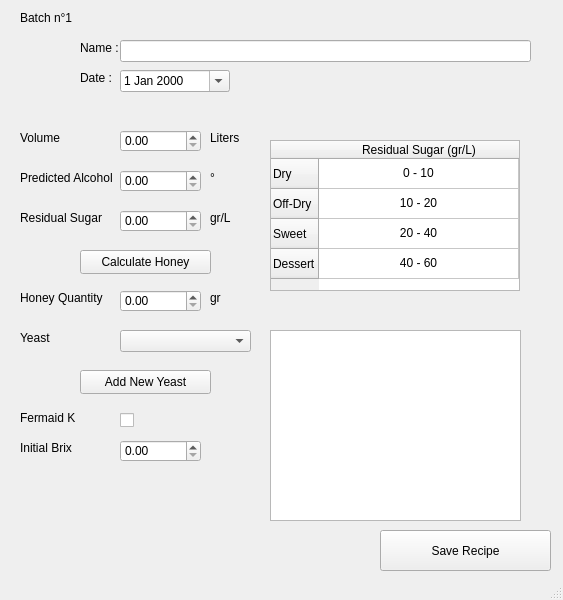
<?xml version="1.0" encoding="UTF-8"?>
<ui version="4.0">
 <class>NewRecipeWindow</class>
 <widget class="QMainWindow" name="NewRecipeWindow">
  <property name="geometry">
   <rect>
    <x>0</x>
    <y>0</y>
    <width>563</width>
    <height>600</height>
   </rect>
  </property>
  <property name="windowTitle">
   <string>New Recipe</string>
  </property>
  <property name="windowIcon">
   <iconset>
    <normaloff>../Resources/meadappico_Uh1_icon.ico</normaloff>../Resources/meadappico_Uh1_icon.ico</iconset>
  </property>
  <widget class="QWidget" name="centralwidget">
   <widget class="QLabel" name="batch_label">
    <property name="geometry">
     <rect>
      <x>20</x>
      <y>10</y>
      <width>71</width>
      <height>16</height>
     </rect>
    </property>
    <property name="text">
     <string>Batch n°1</string>
    </property>
   </widget>
   <widget class="QLabel" name="label_2">
    <property name="geometry">
     <rect>
      <x>80</x>
      <y>40</y>
      <width>49</width>
      <height>16</height>
     </rect>
    </property>
    <property name="text">
     <string>Name :</string>
    </property>
   </widget>
   <widget class="QLabel" name="label_3">
    <property name="geometry">
     <rect>
      <x>80</x>
      <y>70</y>
      <width>49</width>
      <height>16</height>
     </rect>
    </property>
    <property name="text">
     <string>Date :</string>
    </property>
   </widget>
   <widget class="QDateEdit" name="date_box">
    <property name="geometry">
     <rect>
      <x>120</x>
      <y>70</y>
      <width>110</width>
      <height>22</height>
     </rect>
    </property>
    <property name="calendarPopup">
     <bool>true</bool>
    </property>
   </widget>
   <widget class="QLabel" name="label_4">
    <property name="geometry">
     <rect>
      <x>20</x>
      <y>130</y>
      <width>49</width>
      <height>16</height>
     </rect>
    </property>
    <property name="text">
     <string>Volume</string>
    </property>
   </widget>
   <widget class="QDoubleSpinBox" name="volume_box">
    <property name="geometry">
     <rect>
      <x>120</x>
      <y>130</y>
      <width>81</width>
      <height>22</height>
     </rect>
    </property>
    <property name="maximum">
     <double>10000000.000000000000000</double>
    </property>
   </widget>
   <widget class="QLabel" name="label_5">
    <property name="geometry">
     <rect>
      <x>210</x>
      <y>130</y>
      <width>49</width>
      <height>16</height>
     </rect>
    </property>
    <property name="text">
     <string>Liters</string>
    </property>
   </widget>
   <widget class="QLabel" name="label_6">
    <property name="geometry">
     <rect>
      <x>210</x>
      <y>170</y>
      <width>49</width>
      <height>16</height>
     </rect>
    </property>
    <property name="text">
     <string>°</string>
    </property>
   </widget>
   <widget class="QDoubleSpinBox" name="alcohol_box">
    <property name="geometry">
     <rect>
      <x>120</x>
      <y>170</y>
      <width>81</width>
      <height>22</height>
     </rect>
    </property>
   </widget>
   <widget class="QLabel" name="label_7">
    <property name="geometry">
     <rect>
      <x>20</x>
      <y>170</y>
      <width>101</width>
      <height>16</height>
     </rect>
    </property>
    <property name="text">
     <string>Predicted Alcohol</string>
    </property>
   </widget>
   <widget class="QDoubleSpinBox" name="sugar_box">
    <property name="geometry">
     <rect>
      <x>120</x>
      <y>210</y>
      <width>81</width>
      <height>22</height>
     </rect>
    </property>
   </widget>
   <widget class="QLabel" name="label_8">
    <property name="geometry">
     <rect>
      <x>210</x>
      <y>210</y>
      <width>49</width>
      <height>16</height>
     </rect>
    </property>
    <property name="text">
     <string>gr/L</string>
    </property>
   </widget>
   <widget class="QLabel" name="label_9">
    <property name="geometry">
     <rect>
      <x>20</x>
      <y>210</y>
      <width>101</width>
      <height>16</height>
     </rect>
    </property>
    <property name="text">
     <string>Residual Sugar</string>
    </property>
   </widget>
   <widget class="QLineEdit" name="name_box">
    <property name="geometry">
     <rect>
      <x>120</x>
      <y>40</y>
      <width>411</width>
      <height>22</height>
     </rect>
    </property>
   </widget>
   <widget class="QLabel" name="label_10">
    <property name="geometry">
     <rect>
      <x>20</x>
      <y>290</y>
      <width>101</width>
      <height>16</height>
     </rect>
    </property>
    <property name="text">
     <string>Honey Quantity</string>
    </property>
   </widget>
   <widget class="QDoubleSpinBox" name="honey_box">
    <property name="geometry">
     <rect>
      <x>120</x>
      <y>290</y>
      <width>81</width>
      <height>22</height>
     </rect>
    </property>
    <property name="maximum">
     <double>1000000.000000000000000</double>
    </property>
   </widget>
   <widget class="QLabel" name="label_11">
    <property name="geometry">
     <rect>
      <x>210</x>
      <y>290</y>
      <width>49</width>
      <height>16</height>
     </rect>
    </property>
    <property name="text">
     <string>gr</string>
    </property>
   </widget>
   <widget class="QPushButton" name="honey_button">
    <property name="geometry">
     <rect>
      <x>80</x>
      <y>250</y>
      <width>131</width>
      <height>24</height>
     </rect>
    </property>
    <property name="text">
     <string>Calculate Honey</string>
    </property>
   </widget>
   <widget class="QLabel" name="label_12">
    <property name="geometry">
     <rect>
      <x>20</x>
      <y>330</y>
      <width>101</width>
      <height>16</height>
     </rect>
    </property>
    <property name="text">
     <string>Yeast</string>
    </property>
   </widget>
   <widget class="QTableWidget" name="tableWidget">
    <property name="geometry">
     <rect>
      <x>270</x>
      <y>140</y>
      <width>250</width>
      <height>151</height>
     </rect>
    </property>
    <property name="minimumSize">
     <size>
      <width>250</width>
      <height>0</height>
     </size>
    </property>
    <property name="maximumSize">
     <size>
      <width>205</width>
      <height>16777215</height>
     </size>
    </property>
    <property name="editTriggers">
     <set>QAbstractItemView::EditTrigger::NoEditTriggers</set>
    </property>
    <property name="showGrid">
     <bool>true</bool>
    </property>
    <property name="sortingEnabled">
     <bool>false</bool>
    </property>
    <attribute name="horizontalHeaderDefaultSectionSize">
     <number>200</number>
    </attribute>
    <row>
     <property name="text">
      <string>Dry</string>
     </property>
    </row>
    <row>
     <property name="text">
      <string>Off-Dry</string>
     </property>
    </row>
    <row>
     <property name="text">
      <string>Sweet</string>
     </property>
    </row>
    <row>
     <property name="text">
      <string>Dessert</string>
     </property>
    </row>
    <column>
     <property name="text">
      <string>Residual Sugar (gr/L)</string>
     </property>
    </column>
    <item row="0" column="0">
     <property name="text">
      <string>0 - 10</string>
     </property>
     <property name="textAlignment">
      <set>AlignCenter</set>
     </property>
    </item>
    <item row="1" column="0">
     <property name="text">
      <string>10 - 20</string>
     </property>
     <property name="textAlignment">
      <set>AlignCenter</set>
     </property>
    </item>
    <item row="2" column="0">
     <property name="text">
      <string>20 - 40</string>
     </property>
     <property name="textAlignment">
      <set>AlignCenter</set>
     </property>
    </item>
    <item row="3" column="0">
     <property name="text">
      <string>40 - 60</string>
     </property>
     <property name="textAlignment">
      <set>AlignCenter</set>
     </property>
    </item>
   </widget>
   <widget class="QLabel" name="label_13">
    <property name="geometry">
     <rect>
      <x>20</x>
      <y>410</y>
      <width>101</width>
      <height>16</height>
     </rect>
    </property>
    <property name="text">
     <string>Fermaid K</string>
    </property>
   </widget>
   <widget class="QCheckBox" name="fermaid_box">
    <property name="geometry">
     <rect>
      <x>120</x>
      <y>410</y>
      <width>21</width>
      <height>20</height>
     </rect>
    </property>
    <property name="text">
     <string/>
    </property>
   </widget>
   <widget class="QPushButton" name="save_box">
    <property name="geometry">
     <rect>
      <x>380</x>
      <y>530</y>
      <width>171</width>
      <height>41</height>
     </rect>
    </property>
    <property name="text">
     <string>Save Recipe</string>
    </property>
   </widget>
   <widget class="QTextEdit" name="note_box">
    <property name="geometry">
     <rect>
      <x>270</x>
      <y>330</y>
      <width>251</width>
      <height>191</height>
     </rect>
    </property>
   </widget>
   <widget class="QComboBox" name="comboBox">
    <property name="geometry">
     <rect>
      <x>120</x>
      <y>330</y>
      <width>131</width>
      <height>22</height>
     </rect>
    </property>
   </widget>
   <widget class="QPushButton" name="add_yeast_button">
    <property name="geometry">
     <rect>
      <x>80</x>
      <y>370</y>
      <width>131</width>
      <height>24</height>
     </rect>
    </property>
    <property name="text">
     <string>Add New Yeast</string>
    </property>
   </widget>
   <widget class="QDoubleSpinBox" name="initial_brix">
    <property name="geometry">
     <rect>
      <x>120</x>
      <y>440</y>
      <width>81</width>
      <height>22</height>
     </rect>
    </property>
   </widget>
   <widget class="QLabel" name="label_14">
    <property name="geometry">
     <rect>
      <x>20</x>
      <y>440</y>
      <width>101</width>
      <height>16</height>
     </rect>
    </property>
    <property name="text">
     <string>Initial Brix</string>
    </property>
   </widget>
  </widget>
  <widget class="QStatusBar" name="statusbar"/>
 </widget>
 <resources/>
 <connections/>
</ui>
